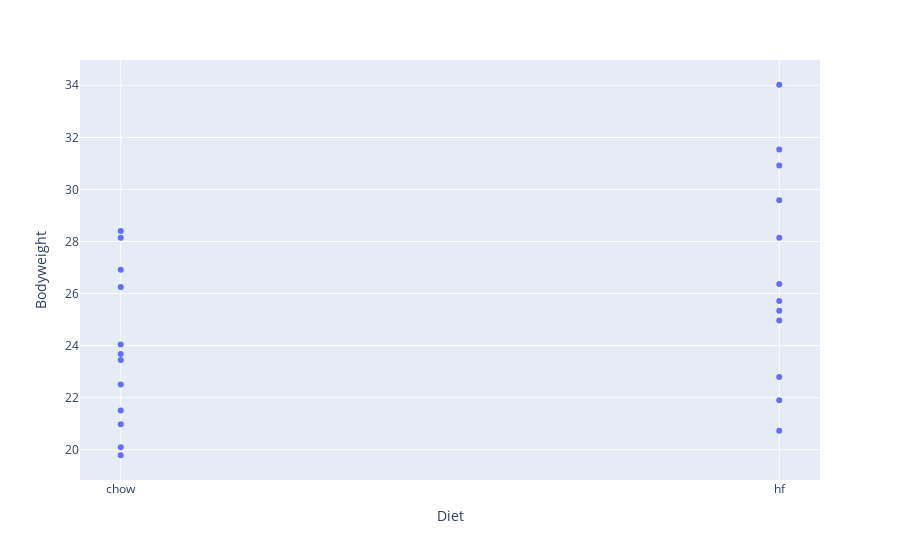

Here is the notebook cell this chart was saved with:
### Code cell
px.scatter(data, x='Diet', y='Bodyweight')

### Figure 1 — Plotly figure (JSON) as saved in the notebook; plotly's stock layout.template omitted (floating-point values rounded to 4 significant figures)
{"data": [{"hovertemplate": "Diet=%{x}<br>Bodyweight=%{y}<extra></extra>", "legendgroup": "", "marker": {"color": "#636efa", "symbol": "circle"}, "mode": "markers", "name": "", "orientation": "v", "showlegend": false, "type": "scatter", "x": ["chow", "chow", "chow", "chow", "chow", "chow", "chow", "chow", "chow", "chow", "chow", "chow", "hf", "hf", "hf", "hf", "hf", "hf", "hf", "hf", "hf", "hf", "hf", "hf"], "xaxis": "x", "y": [21.51, 28.14, 24.04, 23.45, 23.68, 19.79, 28.4, 20.98, 22.51, 20.1, 26.91, 26.25, 25.71, 26.37, 22.8, 25.34, 24.97, 28.14, 29.58, 30.92, 34.02, 21.9, 31.53, 20.73], "yaxis": "y"}], "layout": {"legend": {"tracegroupgap": 0}, "margin": {"t": 60}, "xaxis": {"anchor": "y", "domain": [0, 1], "title": {"text": "Diet"}}, "yaxis": {"anchor": "x", "domain": [0, 1], "title": {"text": "Bodyweight"}}}}
